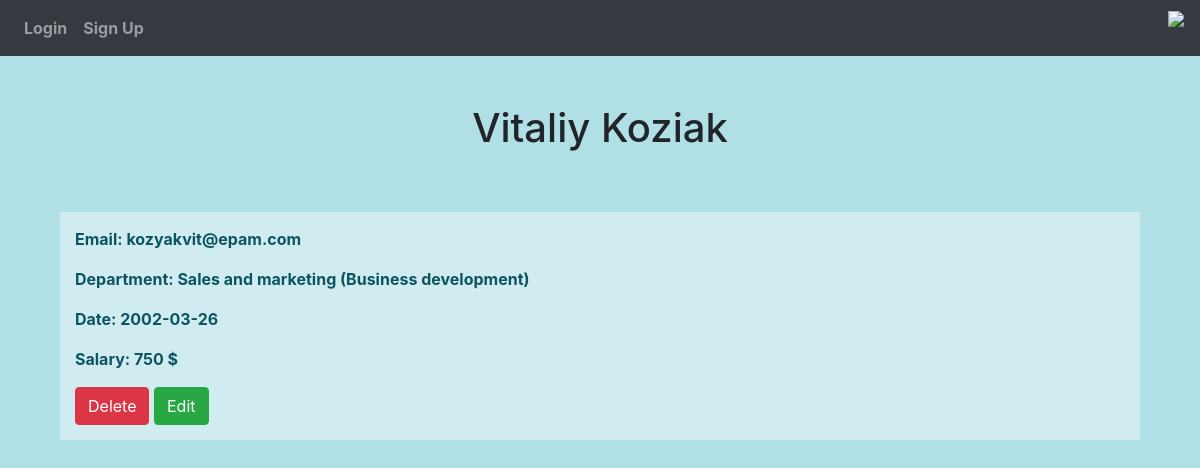
/employees/1, run on an earlier commit of the app's database.
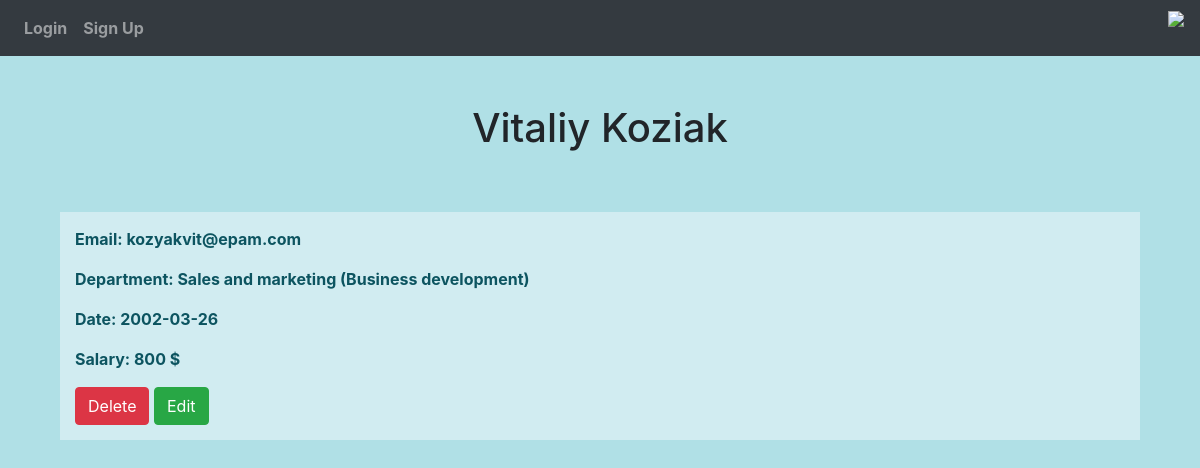
And on a later commit of the database.
### website/models.py (models this page shows, shortened)
class User(db.Model, UserMixin):
    id = db.Column(db.Integer, primary_key=True, unique=True)
    email = db.Column(db.String(40), unique=True)
    password = db.Column(db.String(30))
    first_name = db.Column(db.String(150))
    date = db.Column(db.String(10))
    salary = db.Column(db.Integer)
    department_id = db.Column(db.Integer, db.ForeignKey('department.id'), nullable=False)
    department = db.relationship("Department")

### website/views.py (the view)
@login_required
@views.route('/employees/<int:id>')
def employee_more_info(id):
    employee = User.query.get(id)
    return render_template("employee_more_info.html", user=current_user, employee=employee)

### website/models.py (called while the page is built)
    def __repr__(self):
        return self.name

### website/templates/employee_more_info.html (shortened to what this page needs)
{% extends "base.html" %}
{% block content%}
<div class="container mt-5">
    <h1 style="margin-bottom: 60px; "align="center">{{employee.first_name}} </h1>
     <div class="alert-info" style="padding: 15px; margin-bottom: 30px;">
         <p><b>Email: {{employee.email}}</b></p>
         <p><b>Department: {{employee.department}}</b></p>
         <p><b>Date: {{employee.date}}</b></p>
         <p><b>Salary: {{employee.salary}} $</b></p>
         <a href="/employees/{{ employee.id }}/delete" class="btn btn-danger">Delete</a>
         <a href="/employees/{{employee.id}}/edit" class="btn btn-success">Edit</a>
     </div>
</div>
{% endblock %}

What changed in the data, as far as the page shows it:
changed User "Vitaliy Koziak": salary "750" → "800"
